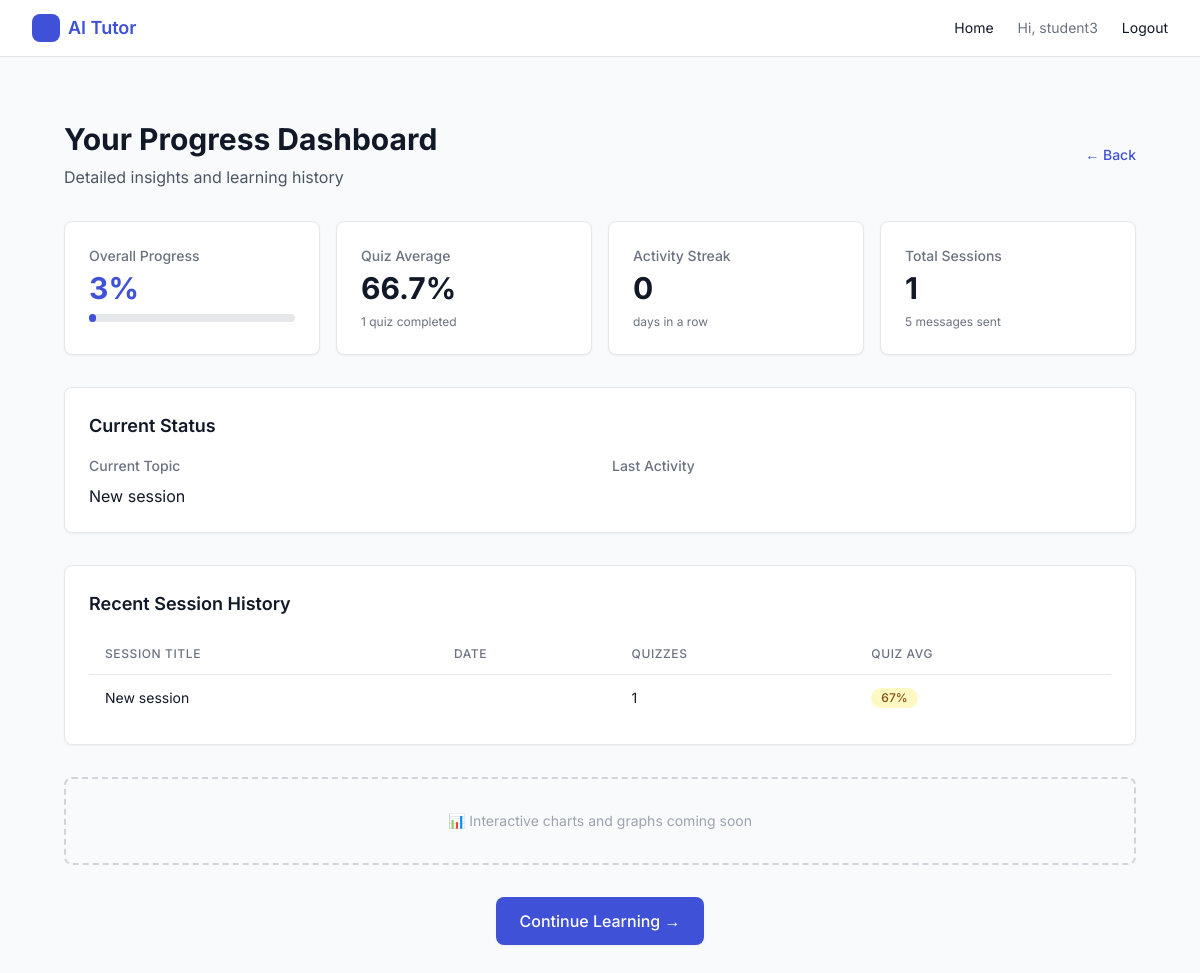
/tutor/progress/ (signed in), run on the app's committed database.
### tutor/models.py (models this page shows, shortened)
class StudentProgress(models.Model):
    user = models.OneToOneField(
        settings.AUTH_USER_MODEL,
        on_delete=models.CASCADE,
        related_name="progress",
        db_index=True
    )
    overall_completion_percent = models.DecimalField(
        max_digits=5,
        decimal_places=2,
        default=0.00,
        help_text="Weighted completion based on quiz scores and session activity"
    )
    current_module = models.CharField(
        max_length=200,
        blank=True,
        help_text="Current topic/module - inferred from most recent session title"
    )
    quiz_average = models.DecimalField(
        max_digits=5,
        decimal_places=2,
        null=True,
        blank=True,
        help_text="Average quiz score across all graded quizzes"
    )
    activity_streak = models.IntegerField(
        default=0,
        help_text="Consecutive days with at least one activity"
    )
    last_activity = models.DateTimeField(
        null=True,
        blank=True,
        help_text="Timestamp of most recent chat or quiz activity"
    )
    total_sessions = models.IntegerField(
        default=0,
        help_text="Total number of chat sessions created"
    )
    total_quizzes = models.IntegerField(
        default=0,
        help_text="Total number of quizzes completed"
    )
    total_messages = models.IntegerField(
        default=0,
        help_text="Total number of user messages sent"
    )
    updated_at = models.DateTimeField(auto_now=True)
    class Meta:
        indexes = [
            models.Index(fields=['user', 'updated_at']),
        ]
        verbose_name_plural = "Student Progress"

class Session(models.Model):
    id = models.UUIDField(primary_key=True, default=uuid.uuid4, editable=False)
    owner = models.ForeignKey(get_user_model(), on_delete=models.CASCADE, related_name="sessions")
    title = models.CharField(max_length=200, default="New session")
    created_at = models.DateTimeField(auto_now_add=True)

### tutor/views.py (the view)
# urls.py: path("progress/", progress_detail, name="progress_detail"),
@login_required
def progress_detail(request):
    student_id = request.GET.get('student_id')
    if student_id and is_teacher_or_admin(request.user):
        try:
            User = get_user_model()
            student_user = User.objects.get(id=student_id)
            if not is_admin(request.user):
                teacher_profile = TeacherProfile.objects.get(user=request.user)
                student_profile = StudentProfile.objects.get(user=student_user)
                if student_profile.teacher != teacher_profile:
                    return JsonResponse({'error': 'Access denied'}, status=403)
            target_user = student_user
        except (User.DoesNotExist, TeacherProfile.DoesNotExist, StudentProfile.DoesNotExist):
            return JsonResponse({'error': 'Student not found'}, status=404)
    else:
        target_user = request.user
    metrics = calculate_student_progress(target_user)
    try:
        progress = StudentProgress.objects.get(user=target_user)
    except StudentProgress.DoesNotExist:
        progress = None
    sessions = Session.objects.filter(owner=target_user).order_by('-created_at')[:20]
    session_history = []
    for session in sessions:
        quizzes = session.quizzes.filter(status='graded')
        quiz_count = quizzes.count()
        session_quiz_avg = None
        if quiz_count > 0:
            quiz_scores = []
            for quiz in quizzes:
                quiz_answer = quiz.answers.first()
                if quiz_answer and quiz_answer.graded_json:
                    correct = sum(1 for item in quiz_answer.graded_json.values()
                                  if isinstance(item, dict) and item.get('isCorrect'))
                    total = len(quiz_answer.graded_json)
                    if total > 0:
                        quiz_scores.append((correct / total) * 100)
            if quiz_scores:
                session_quiz_avg = sum(quiz_scores) / len(quiz_scores)
        session_history.append({
            'id': str(session.id),
            'title': session.title,
            'created_at': session.created_at.isoformat(),
            'quiz_count': quiz_count,
            'quiz_average': round(session_quiz_avg, 2) if session_quiz_avg else None,
        })
    context = {
        'target_user': target_user,
        'metrics': metrics,
        'progress': progress,
        'session_history': session_history,
        'is_viewing_other': student_id is not None,
    }
    return render(request, 'progress_detail.html', context)

### tutor/utils.py (called while the page is built, shortened)
def calculate_activity_streak(user):
    chat_dates = Chat.objects.filter(
        session__owner=user,
        role='user'
    ).values_list('created_at', flat=True).order_by('-created_at')
    quiz_dates = Quiz.objects.filter(
        session__owner=user
    ).values_list('started_at', flat=True).order_by('-started_at')
    all_dates = list(chat_dates) + list(quiz_dates)
    if not all_dates:
        return 0
    activity_dates = sorted(
        set(dt.date() for dt in all_dates),
        reverse=True
    )
    if not activity_dates:
        return 0
    streak = 1
    today = timezone.now().date()
    most_recent = activity_dates[0]
    if most_recent < today - timedelta(days=1):
        return 0

### tutor/templates/progress_detail.html (shortened to what this page needs)
{% extends "base.html" %}
{% block content %}
<div class="max-w-7xl mx-auto px-4 sm:px-6 lg:px-8 py-8">
  <div class="mb-8">
    <div class="flex items-center justify-between">
      <div>
        <h1 class="text-3xl font-bold text-gray-900 mb-2">
          {% if is_viewing_other %}
            Progress for {{ target_user.get_full_name|default:target_user.username }}
          {% else %}
            Your Progress Dashboard
          {% endif %}
        </h1>
        <p class="text-gray-600">Detailed insights and learning history</p>
      </div>
      <a href="{% if is_viewing_other %}{% url 'dashboard' %}{% else %}{% url 'landing' %}{% endif %}"
         class="text-sm text-brand-600 hover:text-brand-700 font-medium">
        ← Back
      </a>
    </div>
  </div>
  <div class="grid grid-cols-1 md:grid-cols-4 gap-4 mb-8">
    <div class="bg-white rounded-lg shadow-sm border border-gray-200 p-6">
      <div class="text-sm font-medium text-gray-500 mb-1">Overall Progress</div>
      <div class="text-3xl font-bold text-brand-600">
        {{ metrics.overall_completion_percent|floatformat:0 }}%
      </div>
      <div class="mt-2 w-full bg-gray-200 rounded-full h-2">
        <div class="bg-brand-600 h-2 rounded-full"
             style="width: {{ metrics.overall_completion_percent }}%"></div>
      </div>
    </div>
    <div class="bg-white rounded-lg shadow-sm border border-gray-200 p-6">
      <div class="text-sm font-medium text-gray-500 mb-1">Quiz Average</div>
      <div class="text-3xl font-bold text-gray-900">
        {% if metrics.quiz_average %}
          {{ metrics.quiz_average|floatformat:1 }}%
        {% else %}
          —
        {% endif %}
      </div>
      <div class="mt-2 text-xs text-gray-500">
        {{ metrics.total_quizzes }} quiz{{ metrics.total_quizzes|pluralize:"zes" }} completed
      </div>
    </div>
    <div class="bg-white rounded-lg shadow-sm border border-gray-200 p-6">
      <div class="text-sm font-medium text-gray-500 mb-1">Activity Streak</div>
      <div class="text-3xl font-bold text-gray-900">
        {% if metrics.activity_streak > 0 %}
          🔥 {{ metrics.activity_streak }}
        {% else %}
          0
        {% endif %}
      </div>
      <div class="mt-2 text-xs text-gray-500">
        day{{ metrics.activity_streak|pluralize }} in a row
      </div>
    </div>
    <div class="bg-white rounded-lg shadow-sm border border-gray-200 p-6">
      <div class="text-sm font-medium text-gray-500 mb-1">Total Sessions</div>
      <div class="text-3xl font-bold text-gray-900">{{ metrics.total_sessions }}</div>
      <div class="mt-2 text-xs text-gray-500">
        {{ metrics.total_messages }} messages sent
      </div>
    </div>
  </div>
  <div class="bg-white rounded-lg shadow-sm border border-gray-200 p-6 mb-8">
    <h2 class="text-lg font-semibold text-gray-900 mb-4">Current Status</h2>
    <div class="grid grid-cols-1 md:grid-cols-2 gap-6">
      <div>
        <div class="text-sm font-medium text-gray-500 mb-2">Current Topic</div>
        <div class="text-base text-gray-900">
          {{ metrics.current_module|default:"No active topic" }}
        </div>
      </div>
      <div>
        <div class="text-sm font-medium text-gray-500 mb-2">Last Activity</div>
      </div>
    </div>
  </div>
  <div class="bg-white rounded-lg shadow-sm border border-gray-200 p-6">
    <h2 class="text-lg font-semibold text-gray-900 mb-4">Recent Session History</h2>
    {% if session_history %}
      <div class="overflow-x-auto">
        <table class="min-w-full divide-y divide-gray-200">
          <thead>
            <tr>
              <th class="px-4 py-3 text-left text-xs font-medium text-gray-500 uppercase tracking-wider">
                Session Title
              </th>
              <th class="px-4 py-3 text-left text-xs font-medium text-gray-500 uppercase tracking-wider">
                Date
              </th>
              <th class="px-4 py-3 text-left text-xs font-medium text-gray-500 uppercase tracking-wider">
                Quizzes
              </th>
              <th class="px-4 py-3 text-left text-xs font-medium text-gray-500 uppercase tracking-wider">
                Quiz Avg
              </th>
            </tr>
          </thead>
          <tbody class="divide-y divide-gray-200">
            {% for session in session_history %}
            <tr class="hover:bg-gray-50">
              <td class="px-4 py-3 text-sm text-gray-900">
                {{ session.title }}
              </td>
              <td class="px-4 py-3 text-sm text-gray-500">
              </td>
              <td class="px-4 py-3 text-sm text-gray-900">
                {{ session.quiz_count }}
              </td>
              <td class="px-4 py-3 text-sm">
                {% if session.quiz_average %}
                  <span class="inline-flex items-center px-2.5 py-0.5 rounded-full text-xs font-medium
                        {% if session.quiz_average >= 80 %}bg-green-100 text-green-800
                        {% elif session.quiz_average >= 60 %}bg-yellow-100 text-yellow-800
                        {% else %}bg-red-100 text-red-800{% endif %}">
                    {{ session.quiz_average|floatformat:0 }}%
                  </span>
                {% else %}
                  <span class="text-gray-400">—</span>
                {% endif %}
              </td>
            </tr>
            {% endfor %}
          </tbody>
        </table>
      </div>
    {% else %}
      <div class="text-center py-8 text-gray-500">
        <div class="text-4xl mb-2">📚</div>
        <p>No session history available yet</p>
      </div>
    {% endif %}
  </div>
  <div class="mt-8 bg-gray-50 rounded-lg border-2 border-dashed border-gray-300 p-8 text-center">
    <div class="text-gray-400 text-sm">
      📊 Interactive charts and graphs coming soon
    </div>
  </div>
  {% if not is_viewing_other %}
  <div class="mt-8 flex justify-center">
    <a href="{% url 'chat' %}"
       class="inline-flex items-center px-6 py-3 bg-brand-600 hover:bg-brand-700 text-white font-medium rounded-lg shadow-sm transition-colors">
      Continue Learning →
    </a>
  </div>
  {% endif %}
</div>
{% endblock %}

### tutor/templates/base.html (shortened to what this page needs)
<!DOCTYPE html>
<html lang="en">
<head>
  <script src="https://cdn.tailwindcss.com"></script>
</head>
<body class="bg-gray-50 text-gray-900">
  <nav class="bg-white border-b border-gray-200">
    <div class="max-w-7xl mx-auto px-4 sm:px-6 lg:px-8 h-14 flex items-center justify-between">
      <a href="/" class="flex items-center gap-2 font-semibold text-brand-600 text-lg">
        <div class="h-7 w-7 bg-brand-600 rounded-lg"></div>
        AI Tutor
      </a>
      <div class="flex items-center gap-6 text-sm">
        <a href="/" class="hover:text-brand-700">Home</a>
        {% if user.is_authenticated %}
          <span class="text-gray-500">Hi, {{ user.username }}</span>
          <form action="/logout/" method="post" class="inline">
            <button type="submit" class="hover:text-brand-700">Logout</button>
          </form>
        {% else %}
          <a href="/login/" class="hover:text-brand-700">Login</a>
          <a href="/signup/" class="hover:text-brand-700">Signup</a>
        {% endif %}
      </div>
    </div>
  </nav>
  <main class="max-w-7xl mx-auto px-4 sm:px-6 lg:px-8 py-8">
    {% block content %}{% endblock %}
  </main>
</body>
</html>

### tutor/templates/base.html (style rules this page uses)
body { font-family: 'Inter', system-ui, sans-serif; }

### data on the page
StudentProgress: overall_completion_percent "3", current_module "New session"
Session: title "New session"

### other printed values
{{ user.username }} "student3"
{{ metrics.quiz_average|floatformat:1 }} "66.7"
{{ metrics.total_quizzes }} "1"
{{ metrics.total_sessions }} "1"
{{ metrics.total_messages }} "5"
{{ session.quiz_count }} "1"
{{ session.quiz_average|floatformat:0 }} "67"
